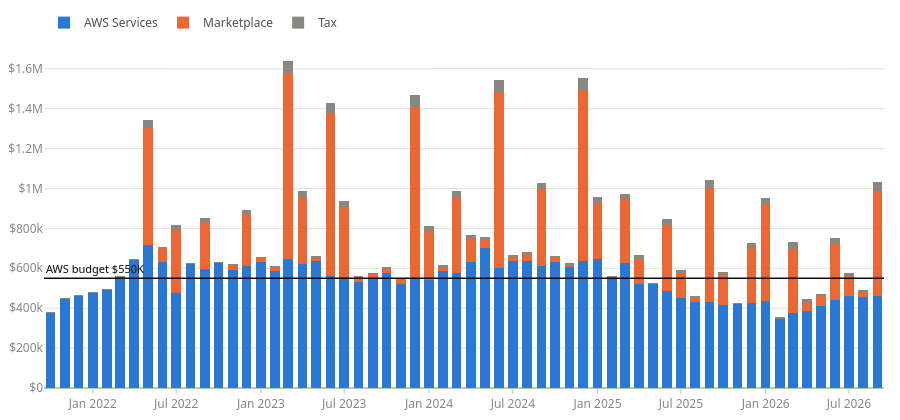
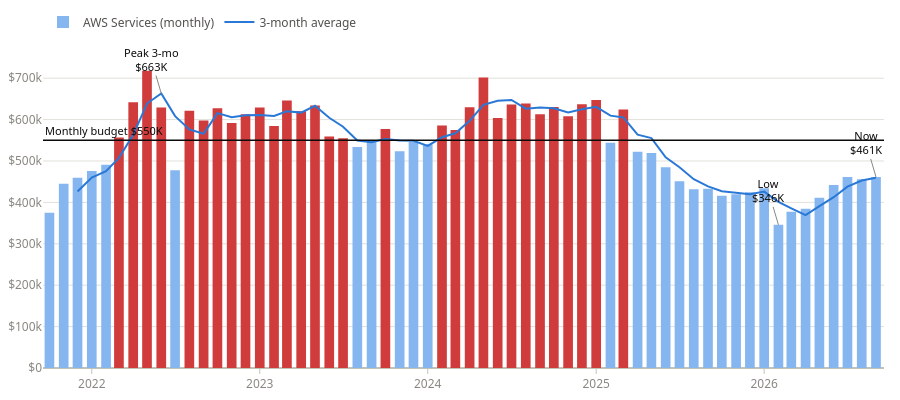
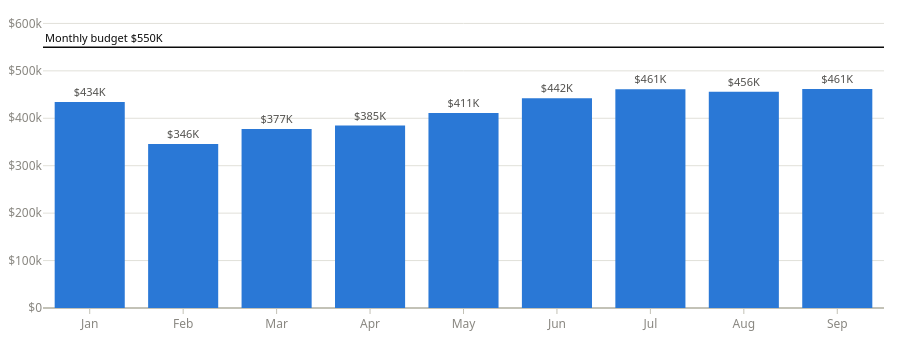

The code cell stored with these charts, in order, in its notebook:
### Markdown cell above
## Journey & budget

### Code cell
fr.chart_journey(rd).show()
fr.chart_aws_trend(rd).show()
fr.chart_budget_ytd(rd).show()
